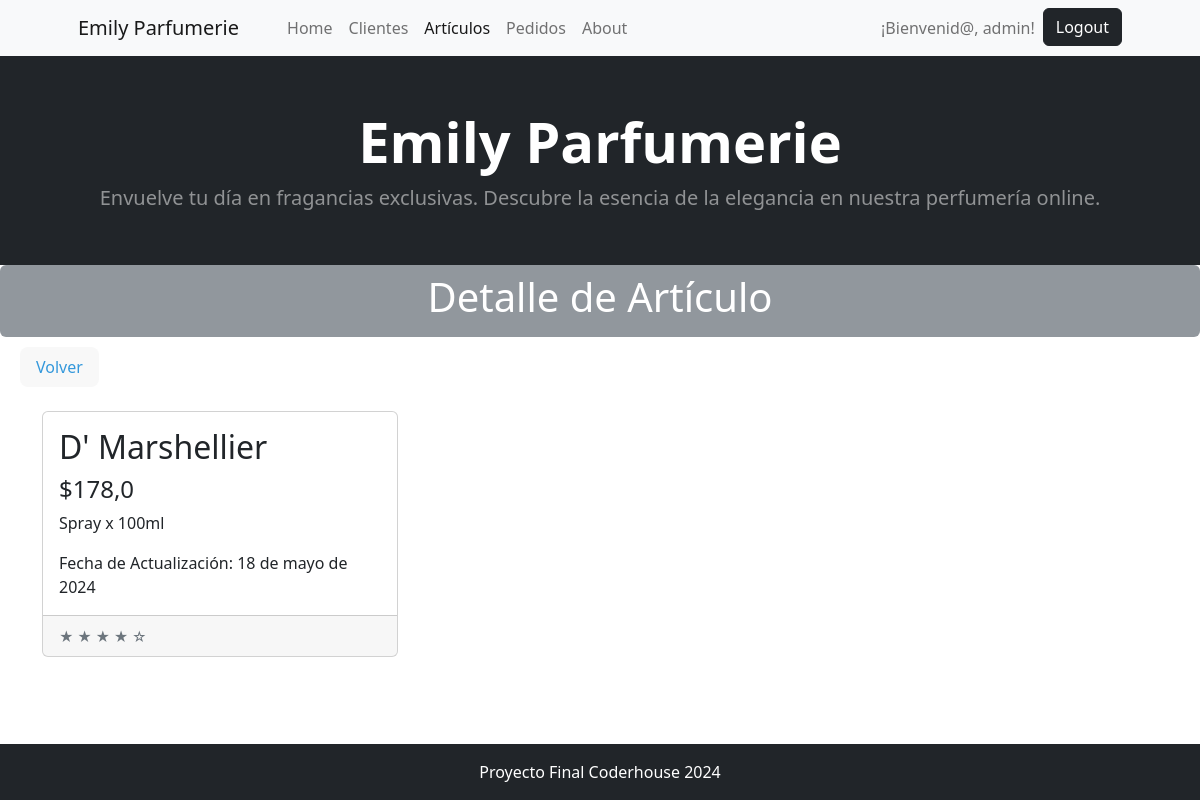
Before: /articulo/articulo/detail/5 (signed in) with the older database file.
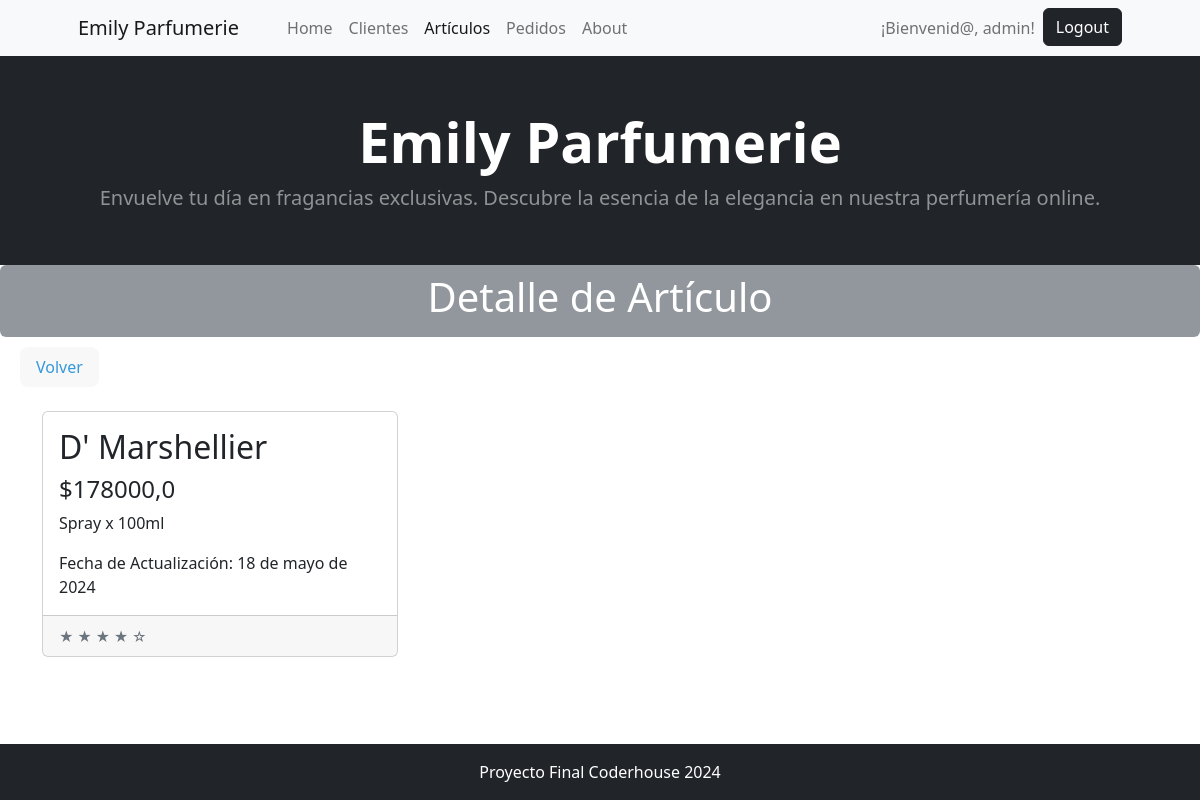
After: the same page with the newer database file.
### articulo/models.py (models this page shows, shortened)
class Articulo(models.Model):
    nombre = models.CharField(max_length=200, verbose_name='Nombre')
    descripcion = models.CharField(max_length=200, verbose_name='Descripción')
    precio =  models.FloatField(max_length=200, verbose_name='Precio')
    fecha_actualizacion = models.DateField(null=True, blank=True, default=timezone.now, editable=False, verbose_name="Fecha de actualización")
    class Meta:
        verbose_name_plural = "Artículos"
        verbose_name = 'Artículo'

### articulo/views.py (the view)
# urls.py: path("articulo/detail/<int:pk>", views.ArticuloDetail.as_view(), name="articulo_detail"),
@method_decorator(login_required, name='dispatch')
class ArticuloDetail(DetailView):
    model = models.Articulo

### articulo/templates/articulo/articulo_detail.html (shortened to what this page needs)
{% extends 'core/base.html' %}
{% block titulo %}
    Detalle de Artículo
{% endblock titulo %}
{% block contenido %}
<div style="margin-left: 20px; margin-top: 10px; display: inline-block; background-color: #f8f8f8; color: #3498db; padding: 8px 16px; border-radius: 8px;">
    <a href="{% url 'articulo:articulo_list' %}" style="color: #3498db; text-decoration: none;">Volver</a>
</div>
    <div class="my-4">
        <div class="container">
            <div class="row">
                    <div class="col-lg-4 col-md-6 mb-4">
                        <div class="card h-100">
                            <div class="card-body">
                                <h2 class="card-title">{{ object.nombre }}</h2>
                                <h4 class="card-price">${{ object.precio }}</h4>
                                <p class="card-text">{{ object.descripcion }}</p>
                                <p class="card-text">Fecha de Actualización: {{ object.fecha_actualizacion }}</p>
                            </div>
                            <div class="card-footer">
                                <small class="text-muted">&#9733; &#9733; &#9733; &#9733; &#9734;</small>
                            </div>
                        </div>
                    </div>
            </div>
        </div>
    </div>
<div style="height: 50px;"></div>
{% endblock contenido %}

Changed rows visible on the page:
changed Articulo "D' Marshellier": precio "178,0" → "178000,0"
